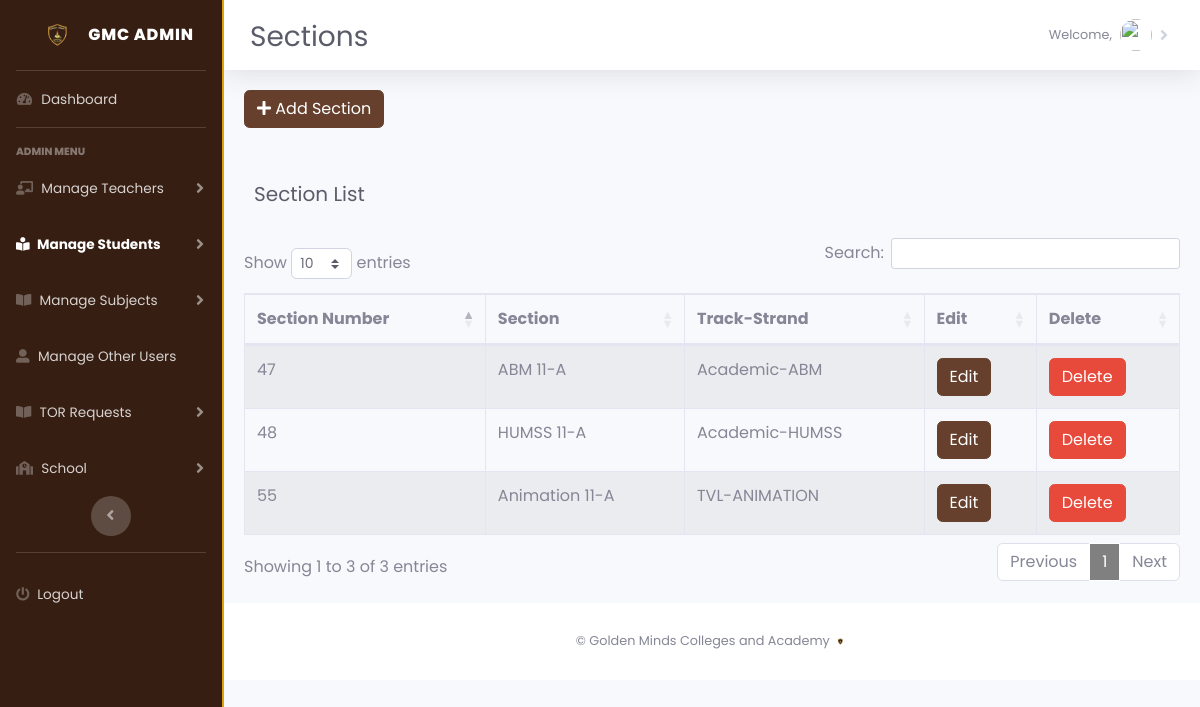
The page /admin/manage-class.php (signed in) on the database its author committed.
### tables this page shows
CREATE TABLE `class` (
  `class_id` int(11) NOT NULL,
  `class_name` varchar(100) NOT NULL,
  `strand` varchar(225) NOT NULL,
  `school_year_id` int(11) NOT NULL
);

### admin/manage-class.php (the view, shortened to what this page needs)
<?php
include('includes/header.php');
include('includes/navbar.php');
?>
        <div id="content-wrapper" class="d-flex flex-column">
            <div id="content">
                <nav class="navbar navbar-expand navbar-light bg-white topbar mb-4 static-top shadow newtopbar" style="margin-bottom:0;">
                    <div class="d-sm-flex align-items-center justify-content-between mb-4" style="margin-top: 27px; margin-left: 10px;">
                        <h1 class="h3 mb-0 text-gray-800">Sections</h1>
                    </div>
                    <ul class="navbar-nav ml-auto">
                        <?php include ('includes/admin_name.php'); ?>
                    </ul>
                </nav>
                <div class="card-body">
                    <div class="table-responsive">
                    <td>
                            <button type="button" class="btn btn-success add_btn" data-toggle="modal" data-target="#add_class"
                            style="margin-bottom: 20px;"><i class="fa fa-plus" aria-hidden="true"></i> Add Section</button>
            </td>
            <div class="d-sm-flex align-items-center justify-content-between mb-2" style="margin-top: 10px; margin-left: 10px;">
                        <h1 class="h5 mb-0 text-gray-800">Section List</h1>
                    </div>
            <?php
            $query ="SELECT * FROM class";
            $query_run=mysqli_query($conn, $query);
            ?>
            <table id = "dataTableID" class="table table-bordered table table-striped" width = "100%" cellspacing="0">
                <thead>
                    <tr>
                        <th>Section Number</th>
                        <th>Section</th>
                        <th>Track-Strand</th>
                        <th>Edit</th>
                        <th>Delete</th>
                    </tr>
                </thead>
                <tbody>
                    <?php
                        if(mysqli_num_rows($query_run) > 0) {
                            while($row=mysqli_fetch_assoc($query_run))
                            {
                                ?>
                    <tr>
                        <td><?php echo $row['class_id']; ?></td>
                        <td><?php echo $row['class_name']; ?></td>
                        <td><?php echo $row['strand']; ?></td>
                        <td>
                            <button type="button" class="btn btn-success edit_btn" data-toggle="modal" data-target="#edit_classModal ">Edit</button>
                        </td>
                        <td>
                        </div>
                                <button type ="submit" name = "delete_btn" class = "btn btn-danger delete_btn" >Delete</button>
                    <?php
                            }
                        }
                        else
                        {
                            echo "No Record Found";
                        }
                        ?>
    </div>
</div>
<?php
include('includes/scripts.php');
include('includes/footer.php');
?>

### admin/css/newheader.css (style rules this page uses)
* { font-family: "Poppins", sans-serif; }
.newtopbar { margin-bottom: 0rem !important; }
.mb-0 { margin-top: 1.5rem !important; margin-bottom: 1.5rem !important; }

### rows shown on the page
class: class_id "47", class_name "ABM 11-A", strand "Academic-ABM"
class: class_id "48", class_name "HUMSS 11-A", strand "Academic-HUMSS"
class: class_id "55", class_name "Animation 11-A", strand "TVL-ANIMATION"
